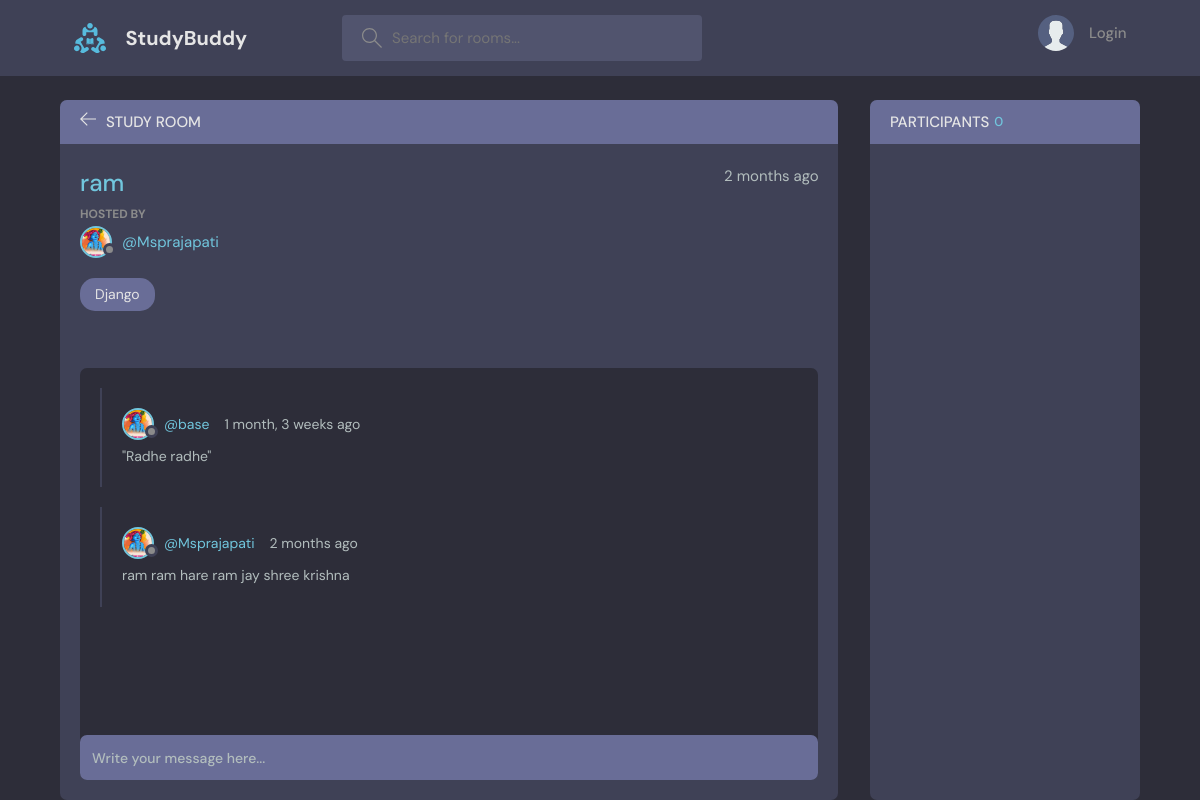
Page /room/2/ on the committed database.
### base/models.py (models this page shows, shortened)
class Room(models.Model):
    host = models.ForeignKey(User, on_delete=models.SET_NULL, null=True)
    topic = models.ForeignKey(Topic, on_delete=models.SET_NULL, null=True)
    name = models.CharField(max_length=100)
    description = models.TextField(null=True, blank=True)
    participants = models.ManyToManyField(User, related_name='participants', blank=True)
    updated = models.DateTimeField(auto_now=True)
    created = models.DateTimeField(auto_now_add=True)
    class Meta:
        ordering = ['-updated', '-created']

class Topic(models.Model):
    name = models.CharField(max_length=100)
    def __str__(self):
        return self.name

class Message(models.Model):
    user = models.ForeignKey(User, on_delete=models.CASCADE)
    room = models.ForeignKey(Room, on_delete=models.CASCADE)
    body = models.TextField()
    updated = models.DateTimeField(auto_now=True)
    created = models.DateTimeField(auto_now_add=True)
    class Meta:
        ordering = ['-updated', '-created']

### base/views.py (the view, shortened to what this page needs)
# urls.py: path('room/<str:pk>/', views.room, name='room'),
def room(request, pk):
    room = Room.objects.get(id=pk)
    room_messages = room.message_set.all()     #.order_by('-created')
    participants = room.participants.all()
    context = {'room':room, 'room_messages':room_messages, 'participants':participants}
    return render(request, "base/room.html", context)

### base/templates/base/room.html (shortened to what this page needs)
{% extends "main.html" %}
{% block content %}
{% load static %}
    <main class="profile-page layout layout--2">
      <div class="container">
        <div class="room">
          <div class="room__top">
            <div class="room__topLeft">
              <a href="{% url "home" %}">
                <svg version="1.1" xmlns="http://www.w3.org/2000/svg" width="32" height="32" viewBox="0 0 32 32">
                  <title>arrow-left</title>
                  <path
                    d="M13.723 2.286l-13.723 13.714 13.719 13.714 1.616-1.611-10.96-10.96h27.625v-2.286h-27.625l10.965-10.965-1.616-1.607z"
                  ></path>
                </svg>
              </a>
              <h3>Study Room</h3>
            </div>
          </div>
          <div class="room__box scroll">
            <div class="room__header scroll">
              <div class="room__info">
                <h3>{{room.name}}</h3>
                <span>{{room.created|timesince}} ago</span>
              </div>
              <div class="room__hosted">
                <p>Hosted By</p>
                <a href="{% url 'user-profile' room.host.id %}" class="room__author">
                  <div class="avatar avatar--small">
                    <img src="{% static 'images/krish.jpeg' %}" />
                  </div>
                  <span>@{{room.host.username}}</span>
                </a>
              </div>
              <span class="room__topics">{{room.topic}}</span>
            </div>
            <div class="room__conversation">
              <div class="threads scroll">
                {% for message in room_messages %}
                <div class="thread">
                  <div class="thread__top">
                    <div class="thread__author">
                      <a href="{% url 'user-profile' message.user.id %}" class="thread__authorInfo">
                        <div class="avatar avatar--small">
                          <img src="{% static 'images/krish.jpeg' %}" />
                        </div>
                        <span>@{{message.user.username}}</span>
                      </a>
                      <span class="thread__date">{{message.created|timesince}} ago</span>
                    </div>
                  </div>
                  <div class="thread__details">
                    <p>{{message.body}}</p>
                  </div>
                </div>
                {% endfor %}
              </div>
            </div>
          </div>
          <div class="room__message">
            <form method="POST" action="">
            <input type="text" name="body" placeholder="Write your message here..." />
            </form>
          </div>
        </div>
        <div class="participants">
          <h3 class="participants__top">Participants <span>{{participants.count}}</span></h3>
          <div class="participants__list scroll">
          </div>
        </div>
      </div>
    </main>
{% endblock content %}

### rows in the picture
Room: name "ram", created "2 months", host.username "Msprajapati", topic "Django"
Message: user.username "base", created "1 month, 3 weeks", body "\"Radhe radhe\""
Message: user.username "Msprajapati", created "2 months", body "ram ram hare ram jay shree krishna"

### other values in the picture
{{ participants.count }} "0"
